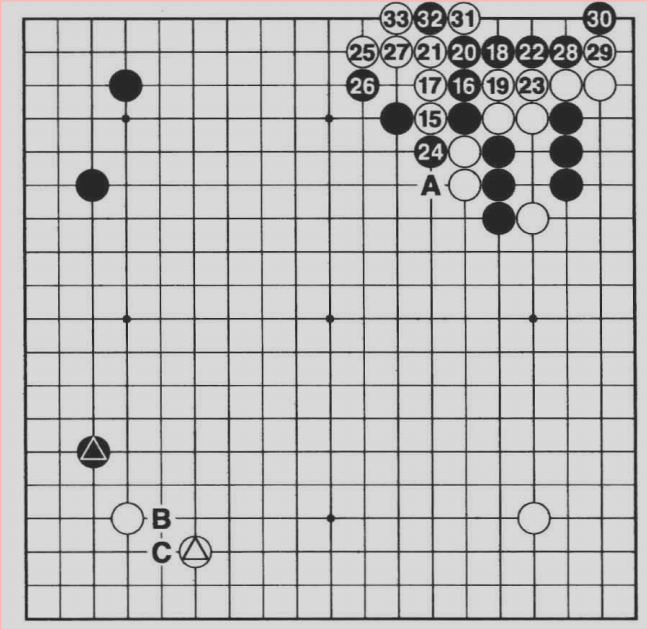
#> input picture data/1_board.png, 647 x 629 px
$ python img2sgf.py
#> lines starting #> are read from the running program, lines starting #| are printed output that depends on the picture; after the words box and inside, x2 and y2 are one past the last pixel; in counts of white or black regions, pixels touching at a corner belong together
#> in load_img, src is the input picture: shape (629, 647, 3); mean B, G, R 190.8, 190.8, 191.1
import cv2
import numpy as np
import matplotlib.pyplot as plt
from typing import List


def cut_img(img: np.ndarray, margin: int = 2):
    """
        Cut off the white margin of the original image. ``margin`` refers to the size of white margin that is not cut.
    """
#> called with margin = 2
    img_new = cv2.cvtColor(img, cv2.COLOR_BGR2GRAY)
    _, img_new = cv2.threshold(img_new, thresh=127, maxval=255, type=cv2.THRESH_BINARY)
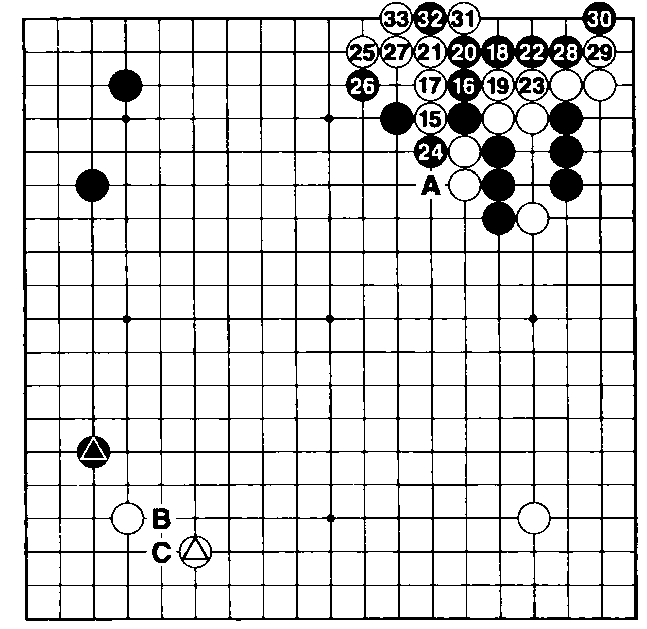
#> img_new: shape (629, 647); 85.7% white; 24 black regions (6 under 20 px), largest, box (x1, y1, x2, y2) and area: (22, 2, 638, 621) 56042, (153, 508, 171, 529) 273, (421, 175, 441, 195) 225

    edges_y, edges_x = np.where(img_new == 0)
    bottom = max(min(edges_y) - margin, 0)
#> bottom = 0
    top = max(edges_y)
#> top = 620
    left = max(min(edges_x) - margin, 0)
#> left = 20
    right = max(edges_x)
#> right = 637
    height = top - bottom + 2 * margin
#> height = 624
    width = right - left + 2 * margin
#> width = 621
    res_image = img[bottom:bottom + height, left:left + width]
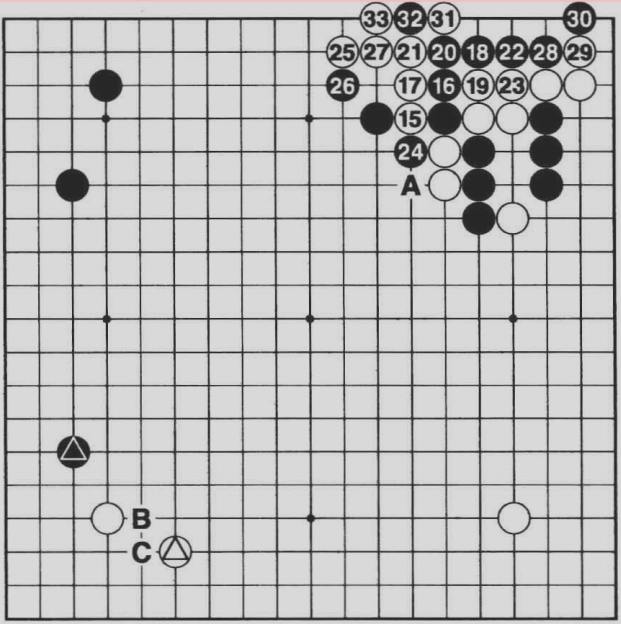
#> res_image: shape (624, 621, 3); mean B, G, R 189.6, 189.6, 189.7
#> in patchify, `gauss = cv2.GaussianBlur(gray, (5, 5), 0)`:
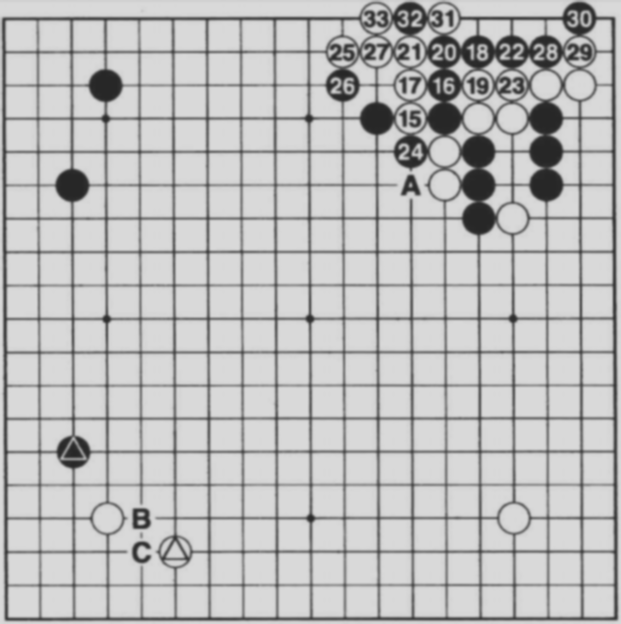
#> gauss: shape (624, 621); min 39, max 217, mean 189.7
#> in patchify, `circles = cv2.HoughCircles( image=gauss, method=cv2.HOUGH_GRADIENT, dp..`: circles = 31 rows, first 8: [478.5, 184.5, 16.7], [545.5, 51.5, 16.7], [410.5, 151.5, 16.7], [478.5, 217.5, 16.7], [376.5, 118.5, 16.7], [545.5, 84.5, 14.3], [444.5, 184.5, 14.5], [375.5, 17.5, 16.8]

    return res_image


def get_nearest(from_px: float, to_px: float, interval: float):
    """
        Assume ``to_px`` is close to ``from_px`` + ``i`` * ``interval``. Calculate the closest ``i`` * ``interval`` for
    all integer ``i``. Note that the distance here is measured by Euclidian distance.
    """
    nearest_dist = abs(from_px - to_px)
    res = from_px

    while from_px >= to_px:
        from_px -= interval
        if abs(from_px - to_px) < nearest_dist:
            nearest_dist = (from_px - to_px)**2
            res = from_px

    while from_px <= to_px:
        from_px += interval
        if abs(from_px - to_px) < nearest_dist:
            nearest_dist = (from_px - to_px)**2
            res = from_px

    return res


def get_estimated_center(orig_est_x: float, orig_est_y: float, points: List, radius: float, momentum=0.99):
    """
        Given the original estimated x and y, get a refined coordination which is aligned to the centers of
    detected circles.
    """
    total_distance = 0
    est_x, est_y = 0, 0
    for p in points:
        px, py = p
        dist = 1 / (abs(px - orig_est_x) + abs(py - orig_est_y))
        est_x += dist * get_nearest(from_px=px, to_px=orig_est_x, interval=2 * radius)
        est_y += dist * get_nearest(from_px=py, to_px=orig_est_y, interval=2 * radius)
        total_distance += dist
    res_x = momentum * orig_est_x + (1 - momentum) * (est_x / total_distance)
    res_y = momentum * orig_est_y + (1 - momentum) * (est_y / total_distance)
    return int(res_x), int(res_y)


def estimate_radius(circles: List) -> float:
    """
        Estimate the radius of stones using the detected circles.
    """
    rounded_circles = np.uint16(np.around(circles))
#> rounded_circles = 31 rows, first 8: [478, 184, 17], [546, 52, 17], [410, 152, 17], [478, 218, 17], [376, 118, 17], [546, 84, 14], [444, 184, 14], [376, 18, 17]
    rounded_circles = rounded_circles.tolist()
#> rounded_circles = 31 items, first 6: [478, 184, 17], [546, 52, 17], [410, 152, 17], [478, 218, 17], [376, 118, 17], [546, 84, 14]
    rounded_circles.sort(key=lambda x: x[2])
    radius_tot = [cir[2] for cir in rounded_circles]
#> radius_tot = 31 values from 6 to 17
    radius = max(radius_tot, key=radius_tot.count)
#> radius = 17

    recomputed_radius = []
    for cir in circles:
        if abs(cir[2] - radius) <= 2:
            recomputed_radius.append(cir[2])
#> this loop made 31 passes
#> cir on passes 1 to 12: [478.5, 184.5, 16.7], [545.5, 51.5, 16.7], [410.5, 151.5, 16.7], [478.5, 217.5, 16.7], [376.5, 118.5, 16.7], [545.5, 84.5, 14.3], [444.5, 184.5, 14.5], [375.5, 17.5, 16.8], [579.5, 84.5, 14.3], [477.5, 151.5, 16.7], [511.5, 118.5, 14.5], [511.5, 84.5, 17.4]
#> after the loop, recomputed_radius = [16.7, 16.7, 16.7, 16.7, 16.7, 16.8, 16.7, 17.4, 16.9, 17.2, 17.1, 16.5, 17.2, 16.9, 17.1, 17.2, 17, 16.1, 17.1]
    radius = sum(recomputed_radius) / len(recomputed_radius)
#> radius = 16.88
    return radius


def patchify(checkerboard: np.ndarray) -> List:
    """
        Patchify the board image. Return a list of small image patches that separately contains a crossing of the board.
    """
    gray = cv2.cvtColor(checkerboard, cv2.COLOR_BGR2GRAY)
    gauss = cv2.GaussianBlur(gray, (5, 5), 0)
    max_radius = 30  # TODO: improvements?

    # Detect circles in the input image.
    circles = cv2.HoughCircles(
        image=gauss,
        method=cv2.HOUGH_GRADIENT,
        dp=1,
        minDist=10,
        param1=100,
        param2=30,
        maxRadius=max_radius
    )[0]

    # Estimate radius using the detected circles.
    est_radius = estimate_radius(circles)
#> est_radius = 16.88

    # Search an optimal estimated board width using the centers of the detected circles.
    min_board_width = 2 * est_radius - 5
#> min_board_width = 28.76
    max_board_width = 2 * est_radius + 5
#> max_board_width = 38.76
    x_min = min([circles[i][1] for i in range(len(circles))])
#> x_min = 17.5
    y_min = min([circles[i][0] for i in range(len(circles))])
#> y_min = 71.5

    best_board_width = -1
    best_error = 100000
    num_candidates = 1000
    bw = min_board_width
#> bw = 28.76
    interval = (max_board_width - min_board_width) / num_candidates
#> interval = 0.01
    while bw < max_board_width:
        cur_error = 0
        for cir in circles:
            cur_error += get_nearest(x_min, cir[1], bw)
            cur_error += get_nearest(y_min, cir[0], bw)
        if cur_error < best_error:
            best_error = cur_error
            best_board_width = bw
        bw += interval
#> this loop made 1001 passes
#> (best_error, best_board_width, bw) on pass 1: (18604.6, 28.76, 28.77)
#> bw on passes 2 to 5: 28.78, 28.79, 28.8, 28.81

    # Calculate a better starting point using all circles.
    estimated_points = []
    started_points = []
    for cir in circles:
        x_tmp, y_tmp = cir[1], cir[0]
        if abs(est_radius - cir[2]) < 2:
            estimated_points.append([x_tmp, y_tmp])
            while x_tmp - best_board_width > 0:
                x_tmp -= best_board_width

            while y_tmp - best_board_width > 0:
                y_tmp -= best_board_width

            started_points.append([x_tmp, y_tmp])
    start_x = sum([started_points[i][0] for i in range(len(started_points))]) / len(started_points)
    start_y = sum([started_points[i][1] for i in range(len(started_points))]) / len(started_points)

    # Patchify the image and visualize.
    stone = checkerboard.copy()
    patches = []
    for i in range(19):
        for j in range(19):
            # Get the roughly estimated coordination.
            x_cent, y_cent = start_x + i * best_board_width, start_y + j * best_board_width
            # Get the refined coordination.
            x_cent, y_cent = get_estimated_center(x_cent, y_cent, estimated_points, best_board_width / 2)
            if x_cent >= stone.shape[0] + 3 or y_cent >= stone.shape[1] + 3:
                continue
            radius = int(best_board_width / 2)
            cv2.circle(stone, (y_cent, x_cent), radius, (0, 0, 255), 3)

            x_left, x_right = max(0, x_cent - radius), min(stone.shape[0], x_cent + radius)
            y_left, y_right = max(0, y_cent - radius), min(stone.shape[1], y_cent + radius)
            patches.append(checkerboard[x_left: x_right, y_left: y_right, :])
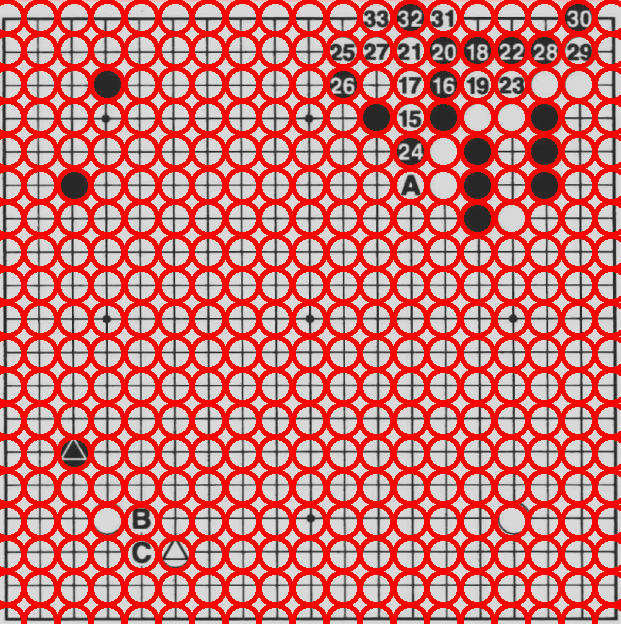
#> stone: shape (624, 621, 3); mean B, G, R 115, 115, 212

    for cir in circles:
        cv2.circle(stone, (int(cir[0]), int(cir[1])), int(cir[2]), (0, 255, 0), 3)
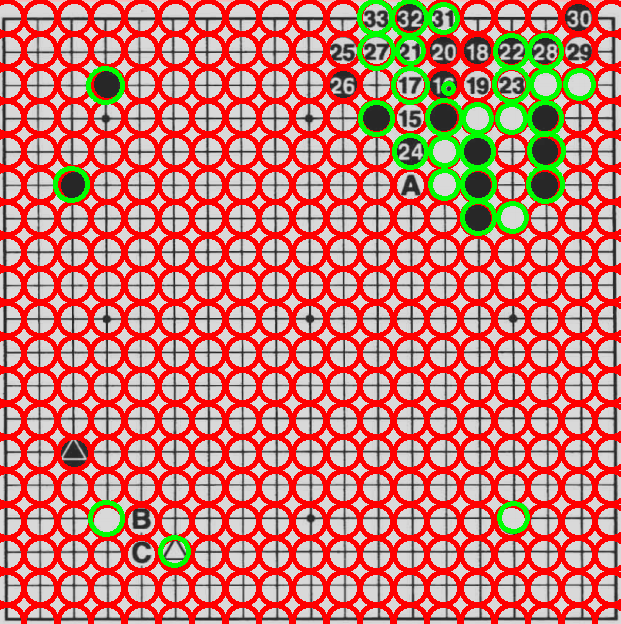
#> stone: shape (624, 621, 3); 3.65% of pixels changed, all inside (x1, y1, x2, y2) = (53, 0, 596, 568)
    plt.figure(figsize=(10, 10), dpi=80)
    plt.imshow(stone)
    plt.show()

    return patches


def load_img(path: str):
    src = cv2.imread(path)
    src = cut_img(src)
    return src


if __name__ == '__main__':
    image = load_img("./data/1_board.png")
    segmented_patches = patchify(image)

$ run again, with data/0_board.png copied over data/1_board.png
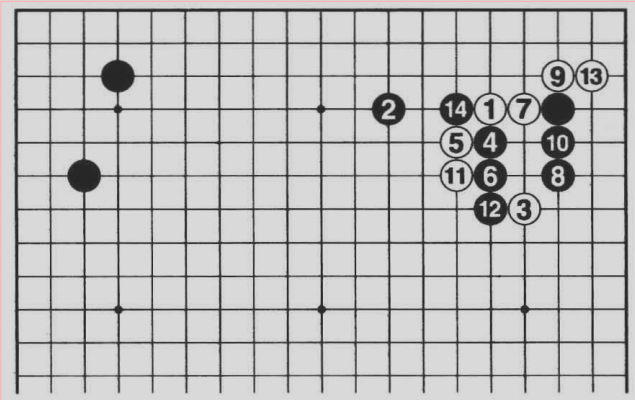
#> input picture data/0_board.png, 635 x 400 px
#> in load_img, src is the input picture: shape (400, 635, 3); mean B, G, R 191.6, 191.6, 192
#> in cut_img, `_, img_new = cv2.threshold(img_new, thresh=127, maxval=255, type=cv2.T..`:
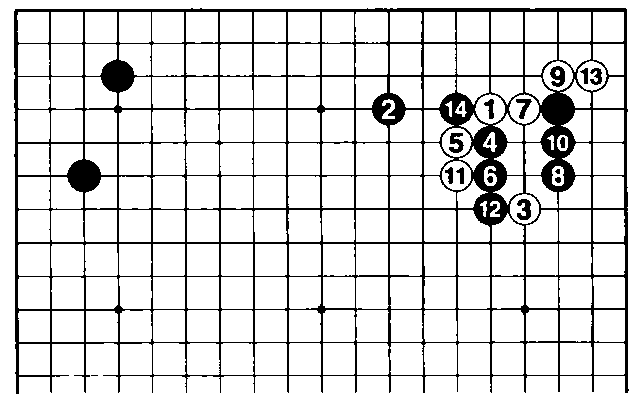
#> img_new: shape (400, 635); 86.3% white; 17 black regions (4 under 20 px), largest, box (x1, y1, x2, y2) and area: (14, 8, 629, 394) 33532, (550, 66, 565, 87) 207, (517, 199, 531, 220) 190
#> bottom = 6
#> top = 393
#> left = 12
#> right = 628
#> height = 391
#> width = 620
#> circles = [[579.5, 69.5, 17.4], [545.5, 135.5, 16.9], [511.5, 102.5, 14.5], [478.5, 202.5, 16.5], [477.5, 102.5, 14.5], [545.5, 101.5, 17.2], [71.5, 169.5, 16.1], [444.5, 135.5, 14.4], [444.5, 168.5, 14.7], [106.5, 69.5, 15.9], [515.5, 198.5, 12.4]]
#> rounded_circles = [[580, 70, 17], [546, 136, 17], [512, 102, 14], [478, 202, 16], [478, 102, 14], [546, 102, 17], [72, 170, 16], [444, 136, 14], [444, 168, 15], [106, 70, 16], [516, 198, 12]]
#> radius_tot = [12, 14, 14, 14, 15, 16, 16, 16, 17, 17, 17]
#> in estimate_radius, `radius = max(radius_tot, key=radius_tot.count)`: radius = 14
#> the loop in estimate_radius, `for cir in circles:` made 11 passes
#> after the loop in estimate_radius, `for cir in circles:`: recomputed_radius = [14.5, 14.5, 14.4, 14.7, 15.9, 12.4]
#> in estimate_radius, `radius = sum(recomputed_radius) / len(recomputed_radius)`: radius = 14.4
#> min_board_width = 23.8
#> max_board_width = 33.8
#> x_min = 69.5
#> y_min = 71.5
#> in patchify, `bw = min_board_width`: bw = 23.8
#> interval = 0.01
#> the loop in patchify, `while bw < max_board_width:` made 1000 passes
#> (best_error, best_board_width, bw) on passes 1, 11: (6334.8, 23.8, 23.81), (6331, 23.9, 23.91)
#> the loop in patchify, `for cir in circles:` made 11 passes
#> after the loop in patchify, `for cir in circles:`:
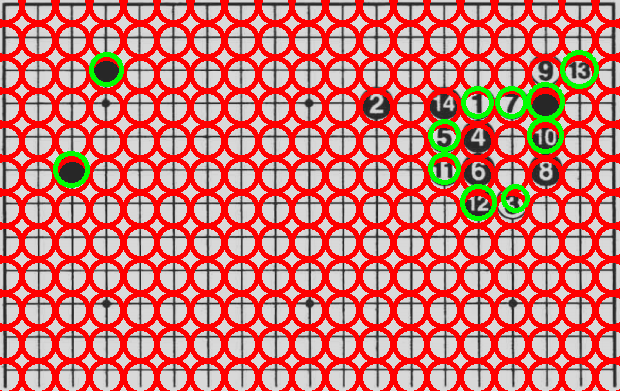
#> stone: shape (391, 620, 3); mean B, G, R 114.6, 119.9, 208.1

$ run again, with data/100_board.png copied over data/1_board.png
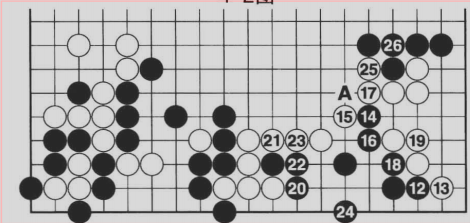
#> input picture data/100_board.png, 470 x 223 px
#> in load_img, src is the input picture: shape (223, 470, 3); mean B, G, R 177.5, 177.5, 178.2
#> in cut_img, `_, img_new = cv2.threshold(img_new, thresh=127, maxval=255, type=cv2.T..`:
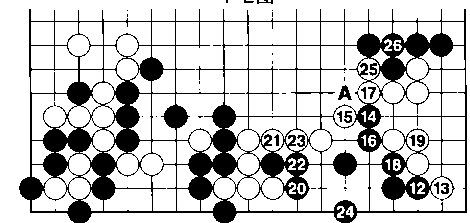
#> img_new: shape (223, 470); 78.4% white; 45 black regions (31 under 20 px), largest, box (x1, y1, x2, y2) and area: (19, 9, 467, 223) 21911, (338, 85, 352, 100) 109, (417, 135, 425, 147) 68
#> bottom = 0
#> top = 222
#> left = 17
#> right = 466
#> height = 226
#> width = 453
#> circles = 55 rows, first 8: [424.5, 187.5, 12.5], [327.5, 116.5, 12.2], [399.5, 44.5, 11.8], [399.5, 68.5, 12.5], [303.5, 139.5, 9.6], [109.5, 68.5, 12.5], [375.5, 92.5, 12.2], [85.5, 92.5, 12.5]
#> in estimate_radius, `rounded_circles = np.uint16(np.around(circles))`: rounded_circles = 55 rows, first 8: [424, 188, 12], [328, 116, 12], [400, 44, 12], [400, 68, 12], [304, 140, 10], [110, 68, 12], [376, 92, 12], [86, 92, 12]
#> in estimate_radius, `rounded_circles = rounded_circles.tolist()`: rounded_circles = 55 items, first 6: [424, 188, 12], [328, 116, 12], [400, 44, 12], [400, 68, 12], [304, 140, 10], [110, 68, 12]
#> radius_tot = 55 values from 9 to 13
#> in estimate_radius, `radius = max(radius_tot, key=radius_tot.count)`: radius = 12
#> the loop in estimate_radius, `for cir in circles:` made 55 passes
#> after the loop in estimate_radius, `for cir in circles:`: recomputed_radius = 51 values, max 13.1 at index 13, min 10 at index 15, mean 11.67
#> in estimate_radius, `radius = sum(recomputed_radius) / len(recomputed_radius)`: radius = 11.67
#> min_board_width = 18.35
#> max_board_width = 28.35
#> x_min = 44.5
#> y_min = 13.5
#> in patchify, `bw = min_board_width`: bw = 18.35
#> interval = 0.01
#> the loop in patchify, `while bw < max_board_width:` made 1000 passes
#> (best_error, best_board_width, bw) on passes 1 to 2: (18915.1, 18.35, 18.36), (18868.6, 18.36, 18.37)
#> the loop in patchify, `for cir in circles:` made 55 passes
#> after the loop in patchify, `for cir in circles:`:
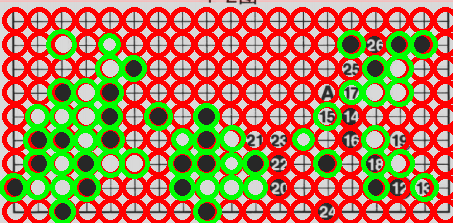
#> stone: shape (223, 453, 3); mean B, G, R 86.6, 130.2, 173.2

$ run again, with data/14_board.png copied over data/1_board.png
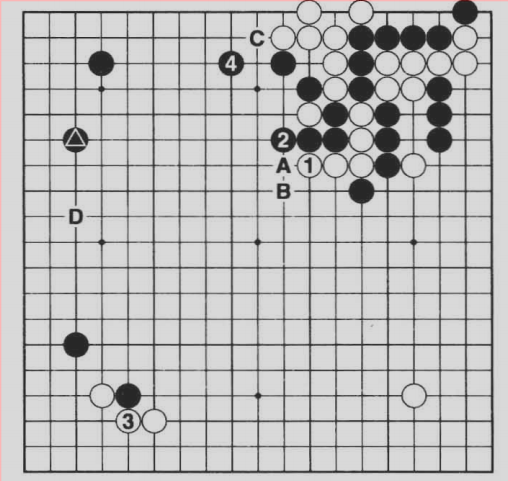
#> input picture data/14_board.png, 508 x 481 px
#> in load_img, src is the input picture: shape (481, 508, 3); mean B, G, R 189.5, 189.5, 189.9
#> in cut_img, `_, img_new = cv2.threshold(img_new, thresh=127, maxval=255, type=cv2.T..`:
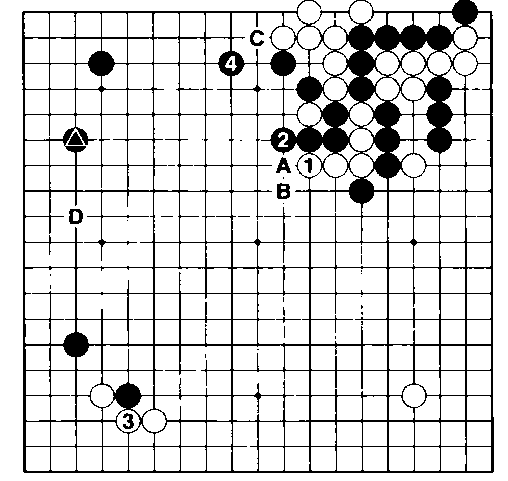
#> img_new: shape (481, 508); 85% white; 37 black regions (28 under 20 px), largest, box (x1, y1, x2, y2) and area: (22, 0, 494, 473) 35579, (277, 183, 290, 199) 151, (69, 209, 83, 224) 134
#> bottom = 0
#> top = 472
#> left = 20
#> right = 493
#> height = 476
#> width = 477
#> circles = 46 rows, first 8: [133.5, 420.5, 13.4], [418.5, 37.5, 12.5], [262.5, 63.5, 13.1], [55.5, 139.5, 13], [444.5, 37.5, 13.8], [366.5, 37.5, 12.5], [314.5, 114.5, 12.2], [55.5, 344.5, 13]
#> in estimate_radius, `rounded_circles = np.uint16(np.around(circles))`: rounded_circles = 46 rows, first 8: [134, 420, 13], [418, 38, 12], [262, 64, 13], [56, 140, 13], [444, 38, 14], [366, 38, 12], [314, 114, 12], [56, 344, 13]
#> in estimate_radius, `rounded_circles = rounded_circles.tolist()`: rounded_circles = 46 items, first 6: [134, 420, 13], [418, 38, 12], [262, 64, 13], [56, 140, 13], [444, 38, 14], [366, 38, 12]
#> radius_tot = 46 values from 10 to 14
#> in estimate_radius, `radius = max(radius_tot, key=radius_tot.count)`: radius = 12
#> the loop in estimate_radius, `for cir in circles:` made 46 passes
#> after the loop in estimate_radius, `for cir in circles:`: recomputed_radius = 46 values, max 13.8 at index 4, min 10 at index 31, mean 11.94
#> in estimate_radius, `radius = sum(recomputed_radius) / len(recomputed_radius)`: radius = 11.94
#> min_board_width = 18.88
#> max_board_width = 28.88
#> x_min = 11.5
#> y_min = 55.5
#> in patchify, `bw = min_board_width`: bw = 18.88
#> interval = 0.01
#> the loop in patchify, `while bw < max_board_width:` made 1000 passes
#> (best_error, best_board_width, bw) on passes 1, 3: (20808.7, 18.88, 18.89), (20808.6, 18.9, 18.91)
#> the loop in patchify, `for cir in circles:` made 46 passes
#> after the loop in patchify, `for cir in circles:`:
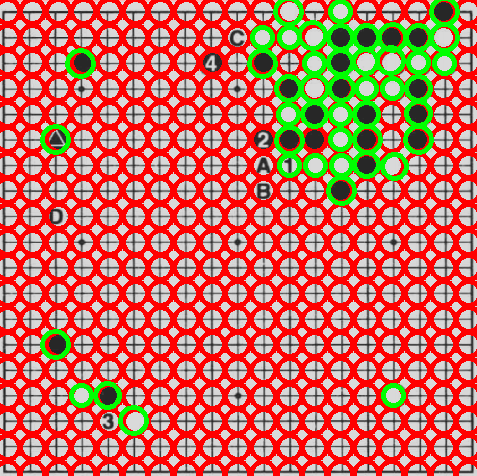
#> stone: shape (476, 477, 3); mean B, G, R 96.1, 113.3, 200.1
